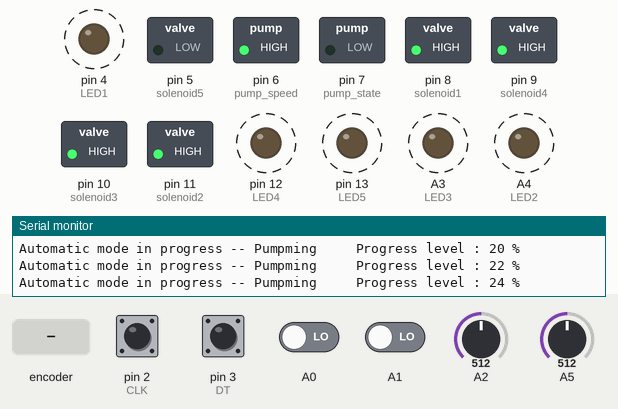
Recording of a sketch running on a simulated Arduino Uno, built with avr-gcc and run on an emulated ATmega328P. On the bench: switched loads named in the sketch (green lamp = pin HIGH), output pins drawn as LEDs (lit = HIGH), the last lines printed to the serial monitor. Dashed ring = blinking. The test bench sets the inputs (shaded band); at power-on: pin 2 (CLK), pin 3 (DT) HIGH, A0, A1 LOW, A2 = 512, A5 = 512. Random numbers use the default seed unless the sketch sets one.

Above: at 3.39 s.
3.4 s: A2 set to 0
10.9 s: A0 driven HIGH
18.4 s: A5 set to 0
At 18.7 s:
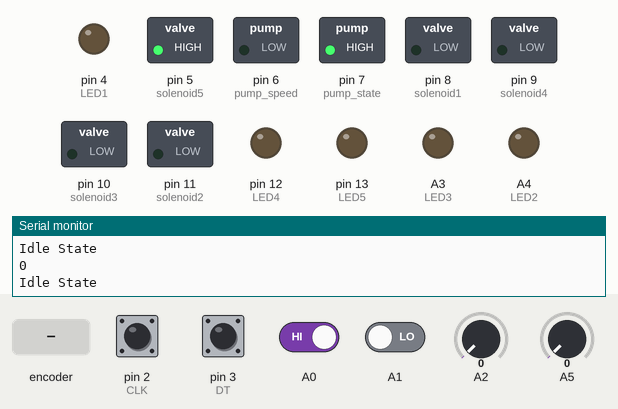
25.9 s: rotary encoder on pin 2 (CLK) / pin 3 (DT) turned 3 steps (first pin leading)
At 26.17 s:
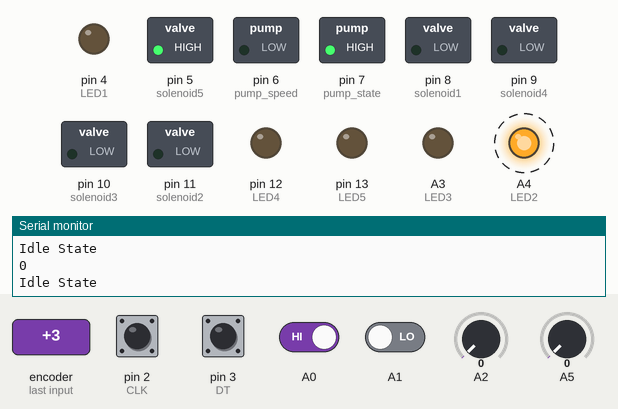
33.4 s: A1 driven HIGH
At 33.9 s:
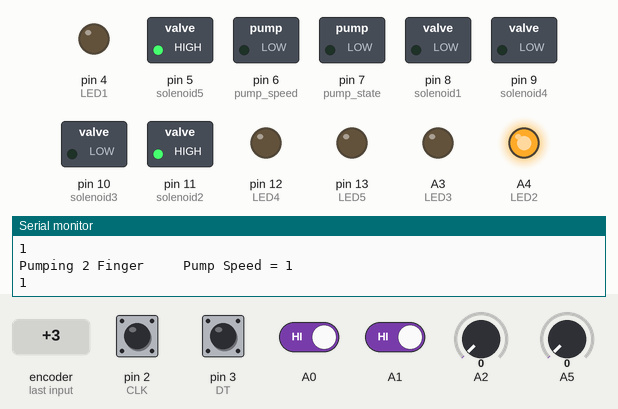
40.9 s: A2 set to 19
At 42.0 s:
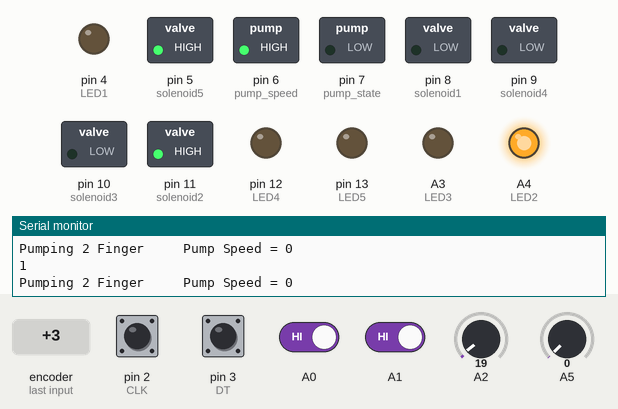
Timing chart, 0 to 43.9 s (numbered marks = the images above; inputs shaded):
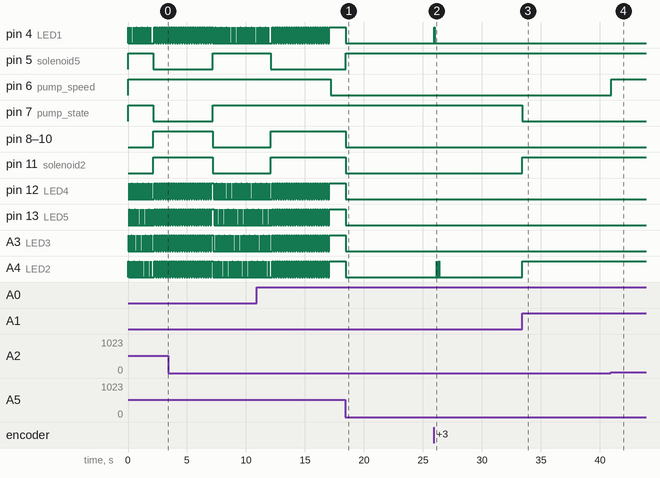

Measured:
- after the input at 18.4 s, pin 4 (LED1), pin 8 (solenoid1), pin 9 (solenoid4), pin 10 (solenoid3), pin 11 (solenoid2), pin 12 (LED4), pin 13 (LED5), A3 (LED3), A4 (LED2): HIGH → LOW at once; pin 5 (solenoid5): LOW → HIGH at once
- after the input at 25.9 s, pin 4 (LED1): LOW → HIGH after 0.06 s, → LOW 0.03 s later; A4 (LED2): alternates HIGH for 0.03 s and LOW for 0.17 s, 4 changes in all, then stays LOW, starting after 0.26 s
- after the input at 33.4 s, pin 7 (pump_state): HIGH → LOW at once; pin 11 (solenoid2), A4 (LED2): LOW → HIGH at once
- after the input at 40.9 s, pin 6 (pump_speed): LOW → HIGH at once

The sketch:

Stroke_Glove.ino
```cpp
//----------------PinOut declaration----------------
#define CLK 2
#define DT 3


int LED1 = 4;
int LED2 = A4;
int LED3 = A3;
int LED4 = 12;
int LED5 = 13;
int pump_state = 7;
int pump_speed = 6;
int solenoid1 = 8;
int solenoid4 = 9;
int solenoid3 = 10;
int solenoid2 = 11;
int solenoid5 = 5;


//----------------Variable Declaration----------------
int finger[] = {1, 0, 0, 0, 0};
bool btn1, btn2, btn3, btn4;
int counter = 0;
int currentStateCLK;
int lastStateCLK;
unsigned long lastButtonPress = 0;
int automatic_Mode_Pump_Time = 5000;
int automatic_Mode_Delay_Time = 5000;
int flag = 0;


//----------------Setup----------------
void setup()
{

  pinMode(CLK, INPUT);
  pinMode(DT, INPUT);
  Serial.begin(9600);
  for (int i = 4; i <= 13; i++)
  {
    pinMode(i, OUTPUT);
  }
  pinMode(A0, INPUT);
  pinMode(A1, INPUT);
  pinMode(A2, INPUT);
  pinMode(A3, OUTPUT);
  pinMode(A4, OUTPUT);
  pinMode(A5, INPUT);
  digitalWrite(5, HIGH);
  digitalWrite(6, HIGH);
  digitalWrite(7, HIGH);
  lastStateCLK = digitalRead(CLK);
  Serial.println("Started");
  for (int i = 0; i <= random(7, 16) ; i++) {
    LED_Pass();
  }
}

void loop()
{
  get_Input();
  operate();
}
void LED_Pass()
{

  digitalWrite(LED1, 1);
  delay(15);
  digitalWrite(LED1, 0);
  delay(15);
  digitalWrite(LED2, 1);
  delay(15);
  digitalWrite(LED2, 0);
  delay(15);
  digitalWrite(LED3, 1);
  delay(15);
  digitalWrite(LED3, 0);
  delay(15);
  digitalWrite(LED4, 1);
  delay(15);
  digitalWrite(LED4, 0);
  delay(15);
  digitalWrite(LED5, 1);
  delay(15);
  digitalWrite(LED5, 0);
  delay(100);
}
void get_Input()
{
  currentStateCLK = digitalRead(CLK);
  if (currentStateCLK != lastStateCLK  && currentStateCLK == 1) {
    if (digitalRead(DT) != currentStateCLK) {
      counter ++;
    } else {
      counter --;
    }
    counter = min(9, counter);
    counter = max(0, counter);

    finger[0] = 0;
    finger[1] = 0;
    finger[2] = 0;
    finger[3] = 0;
    finger[4] = 0;
    finger[(counter / 2)] = 1;
    //    Serial.print(counter);
    //    Serial.print("\t\t");
    //    Serial.println(counter / 2);


    digitalWrite(LED1, finger[0]);
    digitalWrite(LED2, finger[1]);
    digitalWrite(LED3, finger[2]);
    digitalWrite(LED4, finger[3]);
    digitalWrite(LED5, finger[4]);

    delay(15);
  }

  lastStateCLK = currentStateCLK;
  btn1 = !(analogRead(A5));
  delay(10);
  btn1 = btn1 && !(analogRead(A5));

  btn2 = !digitalRead(A0);
  btn3 = !digitalRead(A1);
  btn4 = !(analogRead(A2));


  flag = 0;

  if (btn1 && !(btn2 || btn3))
  {
    flag = 1;
  }
  if (btn2 && !(btn1 || btn3))
  {
    flag = 2;
  }
  if (btn3 && !(btn1 || btn2))
  {
    flag = 3;
  }
  if ((btn3 && btn2))
  {
    flag = 4;
  }
  delay(5);
  Serial.println(flag);
}


void print_LED()
{
  digitalWrite(LED1, finger[0]);
  digitalWrite(LED2, finger[1]);
  digitalWrite(LED3, finger[2]);
  digitalWrite(LED4, finger[3]);
  digitalWrite(LED5, finger[4]);
}
void operate()
{
  pump_Speed();


  switch (flag) {
    case 1:
      {
        print_LED();


        digitalWrite(pump_state, 0);

        digitalWrite(solenoid1, finger[0]);
        digitalWrite(solenoid2, finger[1]);
        digitalWrite(solenoid3, finger[2]);
        digitalWrite(solenoid4, finger[3]);
        digitalWrite(solenoid5, !finger[4]);

        delay(100);
        for (int i = 0; i <= 4; i++)
        {
          if (finger[i])
          {
            Serial.print("Pumping ");
            Serial.print(i + 1);
            Serial.print(" Finger");
            Serial.print("\t\t Pump Speed = ");
            Serial.print(btn4);
          }
        }

      }
      break;

    case 2:
      {
        digitalWrite(LED1, 1);
        digitalWrite(LED2, 1);
        digitalWrite(LED3, 1);
        digitalWrite(LED4, 1);
        digitalWrite(LED5, 1);

        digitalWrite(pump_state, 0);

        digitalWrite(solenoid1, 1);
        digitalWrite(solenoid2, 1);
        digitalWrite(solenoid3, 1);
        digitalWrite(solenoid4, 1);
        digitalWrite(solenoid5, 0);

        delay(100);
        Serial.print("Pumping all finger");
        Serial.print("\t\t Pump Speed = ");
        Serial.print(btn4);
      }
      break;


    case 3:
      {
        digitalWrite(pump_state, 1);

        digitalWrite(solenoid1, 1);
        digitalWrite(solenoid2, 1);
        digitalWrite(solenoid3, 1);
        digitalWrite(solenoid4, 1);
        digitalWrite(solenoid5, 0);

        delay(100);
        Serial.print("Releasing all finger");
      }
      break;

    case 4:
      {
        digitalWrite(pump_state, 0);

        digitalWrite(solenoid1, 1);
        digitalWrite(solenoid2, 1);
        digitalWrite(solenoid3, 1);
        digitalWrite(solenoid4, 1);
        digitalWrite(solenoid5, 0);

        for (int i = 0; i < (automatic_Mode_Pump_Time / 100); i++)
        {
          Serial.print("Automatic mode in progress -- Pumpming \t\t");
          Serial.print("Progress level : ");
          Serial.print(i * 100 / (automatic_Mode_Pump_Time / 100));
          Serial.println(" %");
          digitalWrite(LED1, (i % 2));
          digitalWrite(LED2, (i % 2));
          digitalWrite(LED3, (i % 2));
          digitalWrite(LED4, (i % 2));
          digitalWrite(LED5, (i % 2));
          delay(100);
        }

        digitalWrite(pump_state, 1);

        digitalWrite(solenoid1, 0);
        digitalWrite(solenoid2, 0);
        digitalWrite(solenoid3, 0);
        digitalWrite(solenoid4, 0);
        digitalWrite(solenoid5, 1);


        for (int i = 0; i < (automatic_Mode_Delay_Time / 235); i++)
        {

          Serial.print("Automatic mode in progress -- Holding \t\t");
          Serial.print("Progress level : ");
          Serial.print(i * 100 / (automatic_Mode_Delay_Time / 235));
          Serial.println(" %");
          LED_Pass();
        }


        digitalWrite(pump_state, 1);

        digitalWrite(solenoid1, 1);
        digitalWrite(solenoid2, 1);
        digitalWrite(solenoid3, 1);
        digitalWrite(solenoid4, 1);
        digitalWrite(solenoid5, 0);


        for (int i = 0; i < (automatic_Mode_Pump_Time / 100); i++)
        {

          Serial.print("Automatic mode in progress -- Releasing \t\t");
          Serial.print("Progress level : ");
          Serial.print(i * 100 / (automatic_Mode_Pump_Time / 100));
          Serial.println(" %");
          digitalWrite(LED1, (i % 2));
          digitalWrite(LED2, (i % 2));
          digitalWrite(LED3, (i % 2));
          digitalWrite(LED4, (i % 2));
          digitalWrite(LED5, (i % 2));
          delay(100);
        }
      }
      break;
    default:
      {
        digitalWrite(LED1, 0);
        digitalWrite(LED2, 0);
        digitalWrite(LED3, 0);
        digitalWrite(LED4, 0);
        digitalWrite(LED5, 0);

        digitalWrite(pump_state, 1);

        digitalWrite(solenoid1, 0);
        digitalWrite(solenoid2, 0);
        digitalWrite(solenoid3, 0);
        digitalWrite(solenoid4, 0);
        digitalWrite(solenoid5, 1);

        Serial.print("Idle State");
        delay(5);
      }
      break;

  }
  Serial.println("");
}

void pump_Speed()
{
  if (btn4)
  {
    digitalWrite(pump_speed, 0);
  } else
  {
    digitalWrite(pump_speed, 1);
  }
}
```
